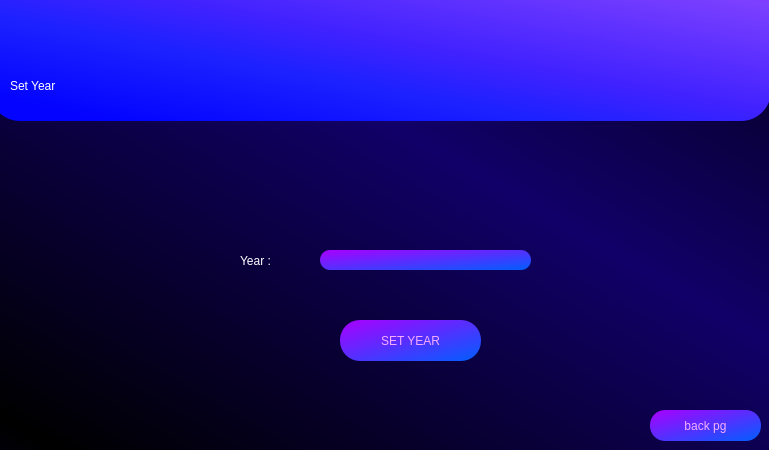
<?xml version="1.0" encoding="UTF-8"?>
<ui version="4.0">
 <class>Dialog</class>
 <widget class="QDialog" name="Dialog">
  <property name="geometry">
   <rect>
    <x>0</x>
    <y>0</y>
    <width>769</width>
    <height>450</height>
   </rect>
  </property>
  <property name="minimumSize">
   <size>
    <width>769</width>
    <height>450</height>
   </size>
  </property>
  <property name="maximumSize">
   <size>
    <width>769</width>
    <height>450</height>
   </size>
  </property>
  <property name="windowTitle">
   <string>Dialog</string>
  </property>
  <property name="styleSheet">
   <string notr="true">QDialog#Dialog{
background-color: qlineargradient(spread:reflect, x1:0.0454545, y1:0.966, x2:0.619, y2:0.386, stop:0 rgba(0, 0, 0, 255), stop:1 rgba(17, 0, 104, 255));
}</string>
  </property>
  <widget class="QLabel" name="label">
   <property name="geometry">
    <rect>
     <x>-10</x>
     <y>-30</y>
     <width>781</width>
     <height>151</height>
    </rect>
   </property>
   <property name="styleSheet">
    <string notr="true">background-color: qlineargradient(spread:pad, x1:0.091, y1:0.931955, x2:1, y2:0, stop:0 rgba(3, 3, 255, 255), stop:0.289773 rgba(27, 33, 255, 255), stop:0.482955 rgba(65, 34, 255, 255), stop:0.869318 rgba(124, 64, 255, 255), stop:1 rgba(159, 25, 255, 255));
font: 240pt &quot;Terminal&quot;;
border-radius : 30px</string>
   </property>
   <property name="text">
    <string/>
   </property>
  </widget>
  <widget class="QLabel" name="label_2">
   <property name="geometry">
    <rect>
     <x>10</x>
     <y>50</y>
     <width>411</width>
     <height>71</height>
    </rect>
   </property>
   <property name="styleSheet">
    <string notr="true">font: 75 65pt &quot;Arial&quot;;
color: rgb(255, 255, 255);</string>
   </property>
   <property name="text">
    <string>Set Year</string>
   </property>
  </widget>
  <widget class="QLabel" name="label_3">
   <property name="geometry">
    <rect>
     <x>240</x>
     <y>250</y>
     <width>121</width>
     <height>21</height>
    </rect>
   </property>
   <property name="styleSheet">
    <string notr="true">font: 75 14pt &quot;Arial&quot;;
color: rgb(255, 255, 255);</string>
   </property>
   <property name="text">
    <string>Year :</string>
   </property>
  </widget>
  <widget class="QLineEdit" name="setyear_year">
   <property name="geometry">
    <rect>
     <x>320</x>
     <y>250</y>
     <width>211</width>
     <height>20</height>
    </rect>
   </property>
   <property name="styleSheet">
    <string notr="true">QLineEdit{
border-radius : 10px;
 color: rgb(246, 172, 255);
font: 12pt &quot;Arial&quot;;
background-color: qlineargradient(spread:pad, x1:0.994, y1:1, x2:0, y2:0, stop:             0.0227273 rgba(5, 92, 255, 255), stop:1 rgba(170, 0, 255, 255));

}


</string>
   </property>
   <property name="alignment">
    <set>Qt::AlignCenter</set>
   </property>
  </widget>
  <widget class="QPushButton" name="setyear_execute">
   <property name="geometry">
    <rect>
     <x>340</x>
     <y>320</y>
     <width>141</width>
     <height>41</height>
    </rect>
   </property>
   <property name="styleSheet">
    <string notr="true"> QPushButton{


 color: rgb(246, 172, 255);
 font: 14pt &quot;Arial&quot;; 
 background-color: qlineargradient(spread:pad, x1:0.994, y1:1, x2:0, y2:0,     stop:0.0227273 rgba(5, 92, 255, 255), stop:1 rgba(170, 0, 255, 255));
 border-color: rgb(170, 0, 255);
 border-radius : 20px;



}

QPushButton:hover{
 background-color: rgb(170, 85, 255);


}</string>
   </property>
   <property name="text">
    <string>SET YEAR</string>
   </property>
  </widget>
  <widget class="QPushButton" name="setyear_backpg_execute">
   <property name="geometry">
    <rect>
     <x>650</x>
     <y>410</y>
     <width>111</width>
     <height>31</height>
    </rect>
   </property>
   <property name="styleSheet">
    <string notr="true"> QPushButton{


 color: rgb(246, 172, 255);
 font: 14pt &quot;Arial&quot;; 
 background-color: qlineargradient(spread:pad, x1:0.994, y1:1, x2:0, y2:0,     stop:0.0227273 rgba(5, 92, 255, 255), stop:1 rgba(170, 0, 255, 255));
 border-color: rgb(170, 0, 255);
 border-radius : 15px;



}

QPushButton:hover{
 background-color: rgb(170, 85, 255);


}</string>
   </property>
   <property name="text">
    <string>back pg</string>
   </property>
  </widget>
  <widget class="QLabel" name="message_label">
   <property name="geometry">
    <rect>
     <x>170</x>
     <y>150</y>
     <width>451</width>
     <height>71</height>
    </rect>
   </property>
   <property name="styleSheet">
    <string notr="true">color: rgb(255, 255, 255);

font: 12pt &quot;Arial&quot;;</string>
   </property>
   <property name="text">
    <string/>
   </property>
   <property name="alignment">
    <set>Qt::AlignCenter</set>
   </property>
  </widget>
 </widget>
 <resources/>
 <connections/>
</ui>
